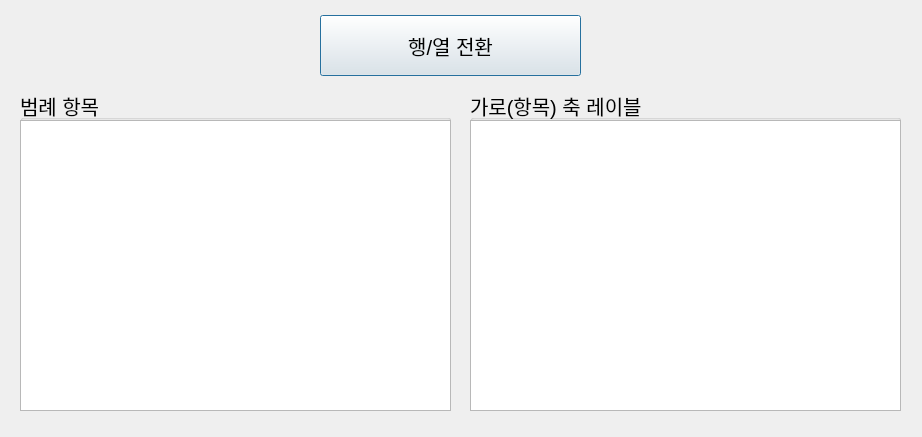
<?xml version="1.0" encoding="UTF-8"?>
<ui version="4.0">
 <class>Dialog</class>
 <widget class="QDialog" name="Dialog">
  <property name="geometry">
   <rect>
    <x>0</x>
    <y>0</y>
    <width>922</width>
    <height>437</height>
   </rect>
  </property>
  <property name="windowTitle">
   <string>second_option</string>
  </property>
  <widget class="QPushButton" name="T_btn">
   <property name="geometry">
    <rect>
     <x>320</x>
     <y>15</y>
     <width>261</width>
     <height>61</height>
    </rect>
   </property>
   <property name="font">
    <font>
     <pointsize>15</pointsize>
    </font>
   </property>
   <property name="text">
    <string>행/열 전환</string>
   </property>
  </widget>
  <widget class="QGroupBox" name="groupBox">
   <property name="geometry">
    <rect>
     <x>20</x>
     <y>90</y>
     <width>431</width>
     <height>321</height>
    </rect>
   </property>
   <property name="font">
    <font>
     <pointsize>15</pointsize>
    </font>
   </property>
   <property name="title">
    <string>범례 항목</string>
   </property>
   <widget class="QTableWidget" name="tableWidget">
    <property name="geometry">
     <rect>
      <x>0</x>
      <y>30</y>
      <width>431</width>
      <height>291</height>
     </rect>
    </property>
   </widget>
  </widget>
  <widget class="QGroupBox" name="groupBox_2">
   <property name="geometry">
    <rect>
     <x>470</x>
     <y>90</y>
     <width>431</width>
     <height>321</height>
    </rect>
   </property>
   <property name="font">
    <font>
     <pointsize>15</pointsize>
    </font>
   </property>
   <property name="title">
    <string>가로(항목) 축 레이블</string>
   </property>
   <widget class="QTableWidget" name="tableWidget_2">
    <property name="geometry">
     <rect>
      <x>0</x>
      <y>30</y>
      <width>431</width>
      <height>291</height>
     </rect>
    </property>
   </widget>
  </widget>
 </widget>
 <resources/>
 <connections/>
</ui>
